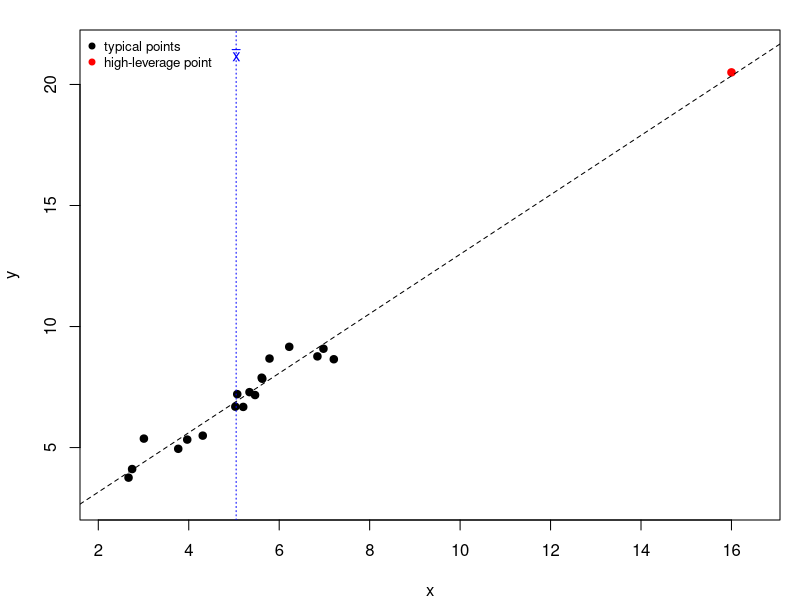
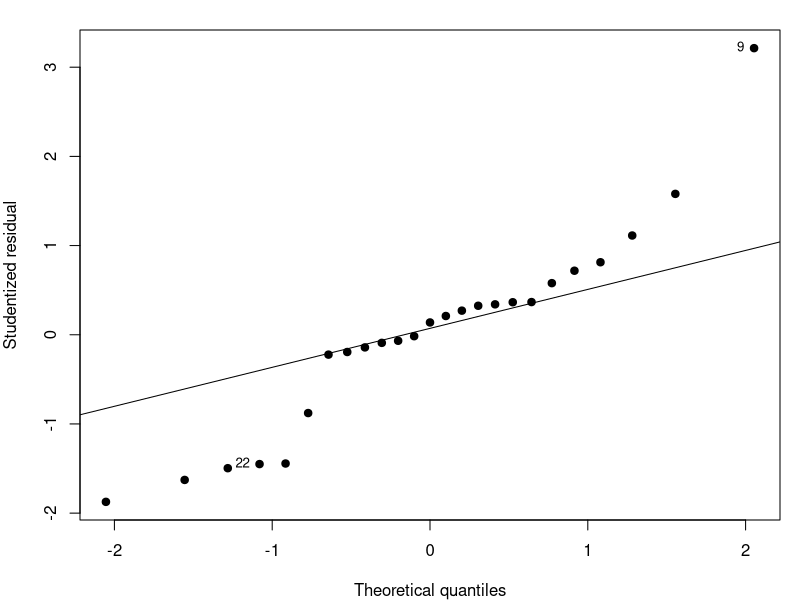
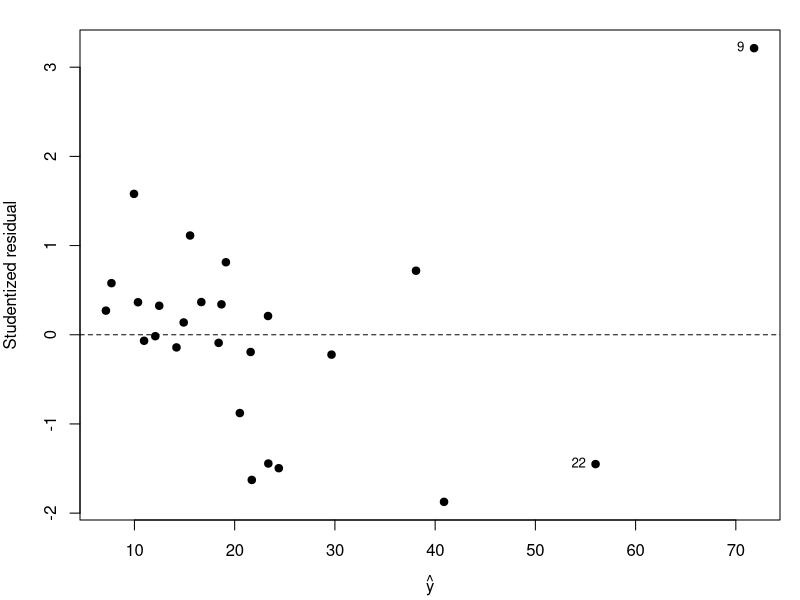
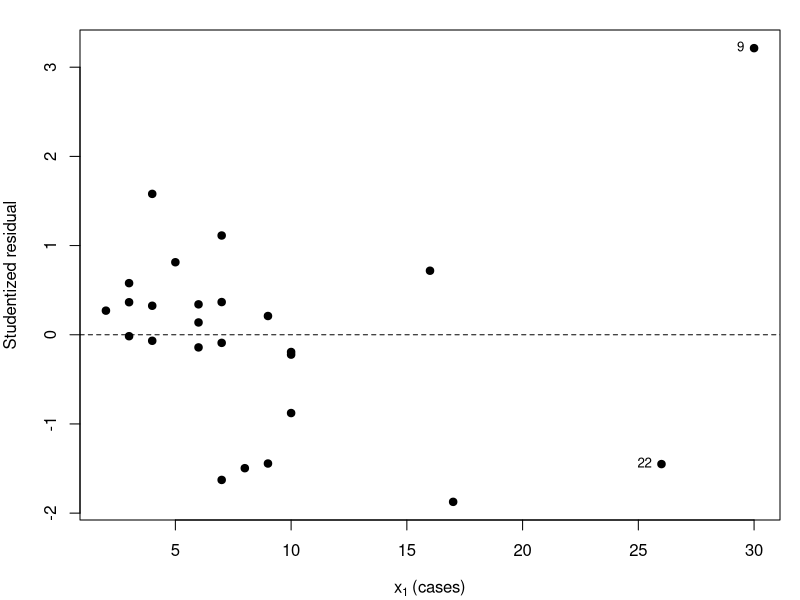
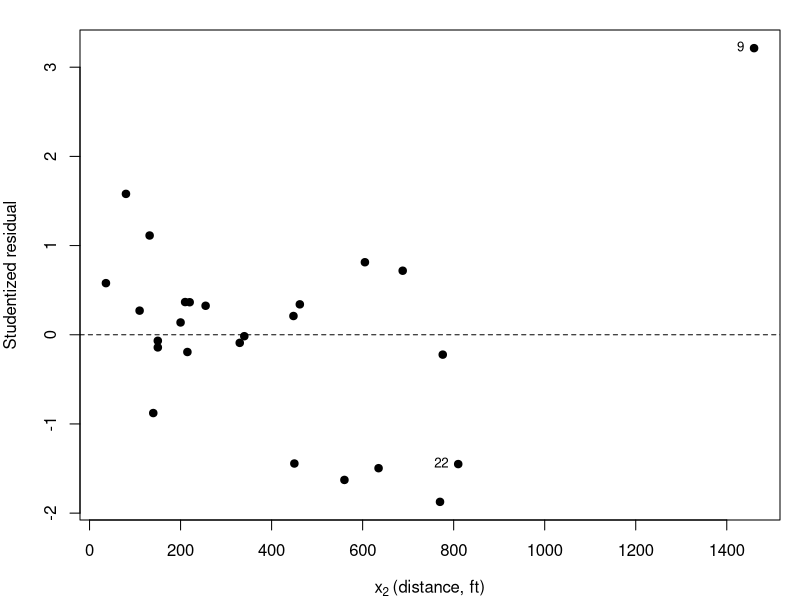
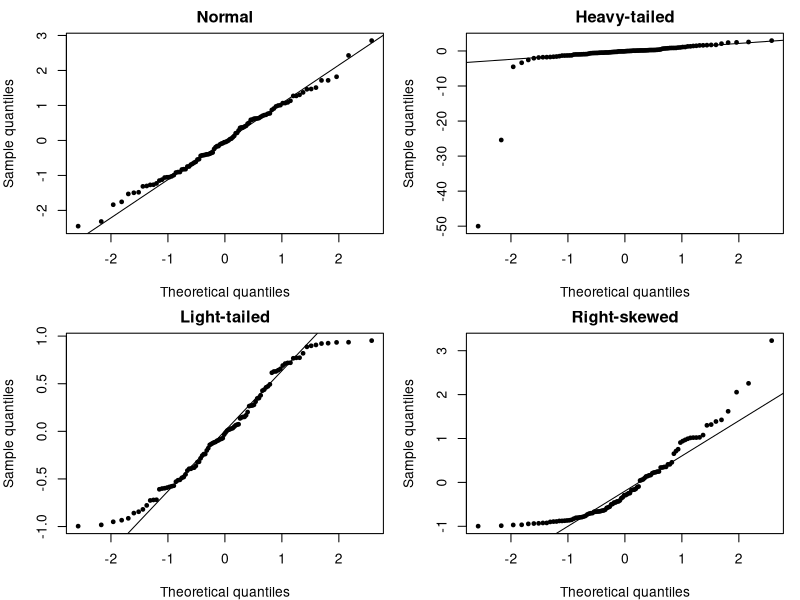
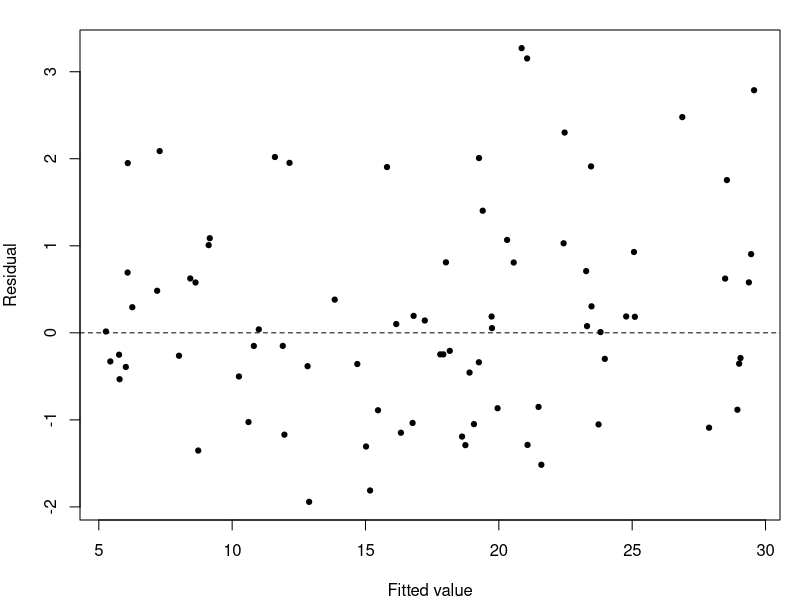
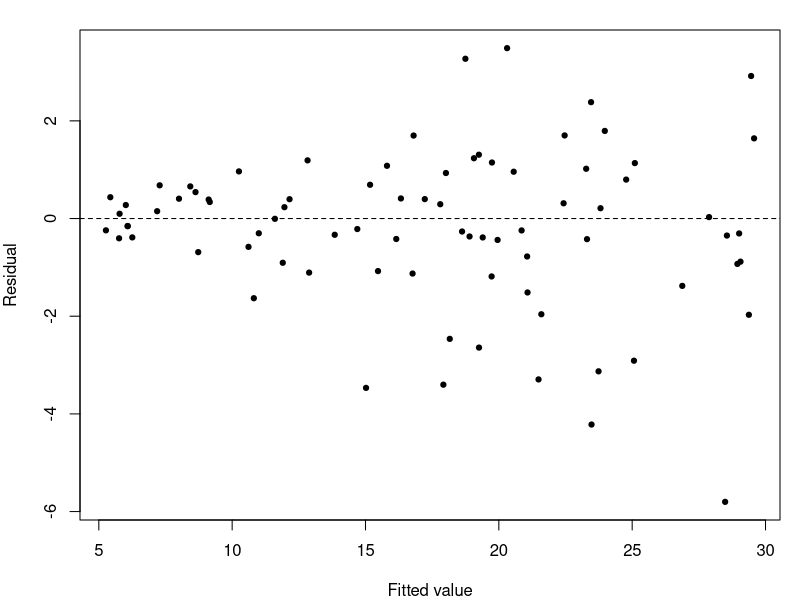

Source code (R) for these figures, in order:
if (!requireNamespace("lmtest", quietly = TRUE)) install.packages("lmtest")
library(lmtest)

save_pdf <- function(name, expr, width = 4.5, height = 3.6) {
    pdf(file.path(paste0(name, ".pdf")), width = width, height = height, pointsize = 11)
    on.exit(dev.off())
    par(mar = c(4, 4, 1.5, 1))
    force(expr)
    invisible(NULL)
}


# ---------------------------------------------------------------------------
# 1. Delivery time data and fitted model
# ---------------------------------------------------------------------------
delivery <- data.frame(
    y  = c(16.68, 11.50, 12.03, 14.88, 13.75, 18.11, 8.00, 17.83, 79.24, 21.50,
           40.33, 21.00, 13.50, 19.75, 24.00, 29.00, 15.35, 19.00, 9.50, 35.10,
           17.90, 52.32, 18.75, 19.83, 10.75),
    x1 = c(7, 3, 3, 4, 6, 7, 2, 7, 30, 5, 16, 10, 4, 6, 9, 10, 6, 7, 3, 17, 10, 26, 9, 8, 4),
    x2 = c(560, 220, 340, 80, 150, 330, 110, 210, 1460, 605, 688, 215, 255, 462, 448, 776,
           200, 132, 36, 770, 140, 810, 450, 635, 150)
)

fit <- lm(y ~ x1 + x2, data = delivery)
summary(fit)          # coefficients 2.341, 1.616, 0.0144; sigma-hat = 3.259

n <- nrow(delivery)
p <- length(coef(fit))


# ---------------------------------------------------------------------------
# 2. The five types of residuals, computed from the definitions
# ---------------------------------------------------------------------------
e   <- unname(resid(fit))                       # raw
h   <- unname(hatvalues(fit))                   # leverage h_ii
mse <- sum(e^2) / (n - p)                       # 10.624
d   <- e / sqrt(mse)                            # standardized
r   <- e / sqrt(mse * (1 - h))                  # studentized (R: rstandard)
pe  <- e / (1 - h)                              # PRESS residuals
s2i <- ((n - p) * mse - e^2 / (1 - h)) / (n - p - 1)   # S^2_(i)
ti  <- e / sqrt(s2i * (1 - h))                  # R-student (R: rstudent)

press <- sum(pe^2)                              # 459.04
press

# Agreement with the built-in functions
# (note the naming: R's rstandard() is the studentized residual r_i,
#  R's rstudent() is the R-student residual t_i)
stopifnot(isTRUE(all.equal(r,  unname(rstandard(fit)))))
stopifnot(isTRUE(all.equal(ti, unname(rstudent(fit)))))

resid_table <- data.frame(
    i = seq_len(n), y = delivery$y, yhat = unname(fitted(fit)),
    h = h, e = e, d = d, r = r, PRESS = pe, Rstudent = ti
)
print(round(resid_table, 4), row.names = FALSE)

# Rows shown in the slides: i = 1, 9, 10, 15, 20, 22
round(resid_table[c(1, 9, 10, 15, 20, 22), c("i", "h", "e", "d", "r", "PRESS", "Rstudent")], 3)

# Observation 9: effect of leaving it out of the variance estimate
c(MSE = mse, S2_9 = s2i[9], sqrt_1_minus_h9 = sqrt(1 - h[9]))    # 10.624, 5.905, 0.708


# ---------------------------------------------------------------------------
# 3. Formal tests
# ---------------------------------------------------------------------------
# Normality: Shapiro-Wilk on the studentized residuals (W = 0.923, p = 0.060)
shapiro.test(rstandard(fit))

# Constant variance
# Breusch-Pagan, studentized (Koenker) form, the default of bptest(): LM = 11.99, df = 2, p = 0.0025
bptest(fit)

# White: auxiliary regression on regressors, squares and cross-product: LM = 14.96, df = 5, p = 0.0105
bptest(fit, ~ x1 + x2 + I(x1^2) + I(x2^2) + x1:x2, data = delivery)

# Sensitivity to observation 9 (diagnostic only)
fit_no9 <- lm(y ~ x1 + x2, data = delivery[-9, ])
bptest(fit_no9)                       # LM = 3.22, p = 0.20
shapiro.test(rstandard(fit_no9))      # W = 0.970, p = 0.68


# ---------------------------------------------------------------------------
# 3b. Leverage: geometric intuition (synthetic simple-regression data)
# ---------------------------------------------------------------------------
set.seed(3)
n_lev <- 18
x_lev <- runif(n_lev, 2, 8)
y_lev <- 1 + 1.2 * x_lev + rnorm(n_lev, sd = 0.6)
x_far <- 16
y_far <- 1 + 1.2 * x_far + 0.3    # close to the trend line despite being far in x

x_all <- c(x_lev, x_far)
y_all <- c(y_lev, y_far)
fit_lev <- lm(y_all ~ x_all)
h_far <- hatvalues(fit_lev)[length(y_all)]     # 0.733
cutoff_lev <- 2 * 2 / (n_lev + 1)              # 0.211
c(h_far = h_far, cutoff = cutoff_lev)

save_pdf("leverage-geometry", {
    plot(x_lev, y_lev, pch = 19, xlim = range(x_all) + c(-0.5, 0.5), ylim = range(y_all) + c(-1, 1),
         xlab = "x", ylab = "y")
    points(x_far, y_far, pch = 19, col = "red")
    abline(fit_lev, lty = 2)
    abline(v = mean(x_lev), lty = 3, col = "blue")
    text(mean(x_lev), max(y_all) + 0.7, expression(bar(x)), col = "blue")
    legend("topleft", legend = c("typical points", "high-leverage point"),
           col = c("black", "red"), pch = 19, bty = "n", cex = 0.8)
})


# ---------------------------------------------------------------------------
# 4. Delivery time figures (studentized residuals)
# ---------------------------------------------------------------------------
rs <- rstandard(fit)
label_obs <- function(x, y, obs = c(9, 22)) text(x[obs], y[obs], labels = obs, pos = 2, cex = 0.8)

save_pdf("qq-delivery", {
    q <- qqnorm(rs, main = "", xlab = "Theoretical quantiles", ylab = "Studentized residual", pch = 19)
    qqline(rs)
    label_obs(q$x, q$y)
})

save_pdf("rvf-delivery", {
    plot(fitted(fit), rs, pch = 19, xlab = expression(hat(y)), ylab = "Studentized residual")
    abline(h = 0, lty = 2)
    label_obs(fitted(fit), rs)
})

save_pdf("rvx1-delivery", {
    plot(delivery$x1, rs, pch = 19, xlab = expression(x[1]~"(cases)"), ylab = "Studentized residual")
    abline(h = 0, lty = 2)
    label_obs(delivery$x1, rs)
})

save_pdf("rvx2-delivery", {
    plot(delivery$x2, rs, pch = 19, xlab = expression(x[2]~"(distance, ft)"), ylab = "Studentized residual")
    abline(h = 0, lty = 2)
    label_obs(delivery$x2, rs)
})


# ---------------------------------------------------------------------------
# 5. Simulated patterns
# ---------------------------------------------------------------------------
set.seed(2025)
m <- 80

# Normal probability plot patterns
qq_panel <- function(x, main) {
    qqnorm(x, main = main, xlab = "Theoretical quantiles", ylab = "Sample quantiles", pch = 19, cex = 0.6)
    qqline(x)
}
save_pdf("qq-patterns", {
    par(mfrow = c(2, 2), mar = c(4, 4, 2, 1))
    qq_panel(rnorm(100), "Normal")
    qq_panel(rt(100, df = 3), "Heavy-tailed")
    qq_panel(runif(100, -1, 1), "Light-tailed")
    qq_panel(rexp(100) - 1, "Right-skewed")
}, width = 6, height = 5)

# Residuals vs fitted values patterns
res_plot <- function(fv, res) {
    plot(fv, res, pch = 19, cex = 0.7, xlab = "Fitted value", ylab = "Residual")
    abline(h = 0, lty = 2)
}

f <- sort(runif(m, 5, 30))
save_pdf("pat-ok",     res_plot(f, rnorm(m)))
save_pdf("pat-funnel", res_plot(f, rnorm(m, sd = f / 12)))

p_hat <- sort(runif(m, 0.05, 0.95))
save_pdf("pat-bow", res_plot(p_hat, rnorm(m, sd = 0.2 * sqrt(p_hat * (1 - p_hat)))))

x_nl  <- runif(m, 0, 10)
y_nl  <- 2 + 3 * x_nl - 0.3 * x_nl^2 + rnorm(m, sd = 0.7)
fit_nl <- lm(y_nl ~ x_nl)
save_pdf("pat-nonlinear", res_plot(fitted(fit_nl), resid(fit_nl)))

# a second curvature example, bowing the opposite way, for the mean-function exercise
x_nl2  <- runif(m, 0, 10)
y_nl2  <- 2 + 0.5 * x_nl2 + 0.35 * x_nl2^2 + rnorm(m, sd = 1.0)
fit_nl2 <- lm(y_nl2 ~ x_nl2)
save_pdf("pat-nonlinear2", res_plot(fitted(fit_nl2), resid(fit_nl2)))

# Residuals in time order: positive and negative autocorrelation
ar1 <- function(phi, len = 40) {
    a <- rnorm(len)
    z <- numeric(len)
    z[1] <- a[1]
    for (tt in 2:len) z[tt] <- phi * z[tt - 1] + a[tt]
    z
}
time_plot <- function(z) {
    plot(seq_along(z), z, type = "b", pch = 19, cex = 0.6, xlab = "Time order", ylab = "Residual")
    abline(h = 0, lty = 2)
}
save_pdf("time-positive", time_plot(ar1(0.9)))
save_pdf("time-negative", time_plot(ar1(-0.9)))


# ---------------------------------------------------------------------------
# 6. Soft drink sales data: Durbin-Watson test
# ---------------------------------------------------------------------------
softdrink <- data.frame(
    year = 1:20,
    y = c(3083, 3149, 3218, 3239, 3295, 3374, 3475, 3569, 3597, 3725,
          3794, 3959, 4043, 4194, 4318, 4493, 4683, 4850, 5005, 5236),
    x = c(75, 78, 80, 82, 84, 88, 93, 97, 99, 104,
          109, 115, 120, 127, 135, 144, 153, 161, 170, 182)
)

fit_sd <- lm(y ~ x, data = softdrink)
coef(fit_sd)                                   # 1608.5, 20.091

e_sd <- unname(resid(fit_sd))
d_stat <- sum(diff(e_sd)^2) / sum(e_sd^2)      # 1.08
r1 <- sum(e_sd[-1] * e_sd[-length(e_sd)]) / sum(e_sd^2)
c(d = d_stat, two_times_1_minus_r1 = 2 * (1 - r1))

# H1: positive autocorrelation (default alternative = "greater")
dwtest(fit_sd)
# Tabulated bounds (alpha = 0.05, n = 20, k = 1): d_L = 1.20, d_U = 1.41  ->  d < d_L: reject H0

save_pdf("softdrink-time", {
    plot(softdrink$year, e_sd, type = "b", pch = 19, cex = 0.7, xlab = "Year", ylab = "Residual")
    abline(h = 0, lty = 2)
})
